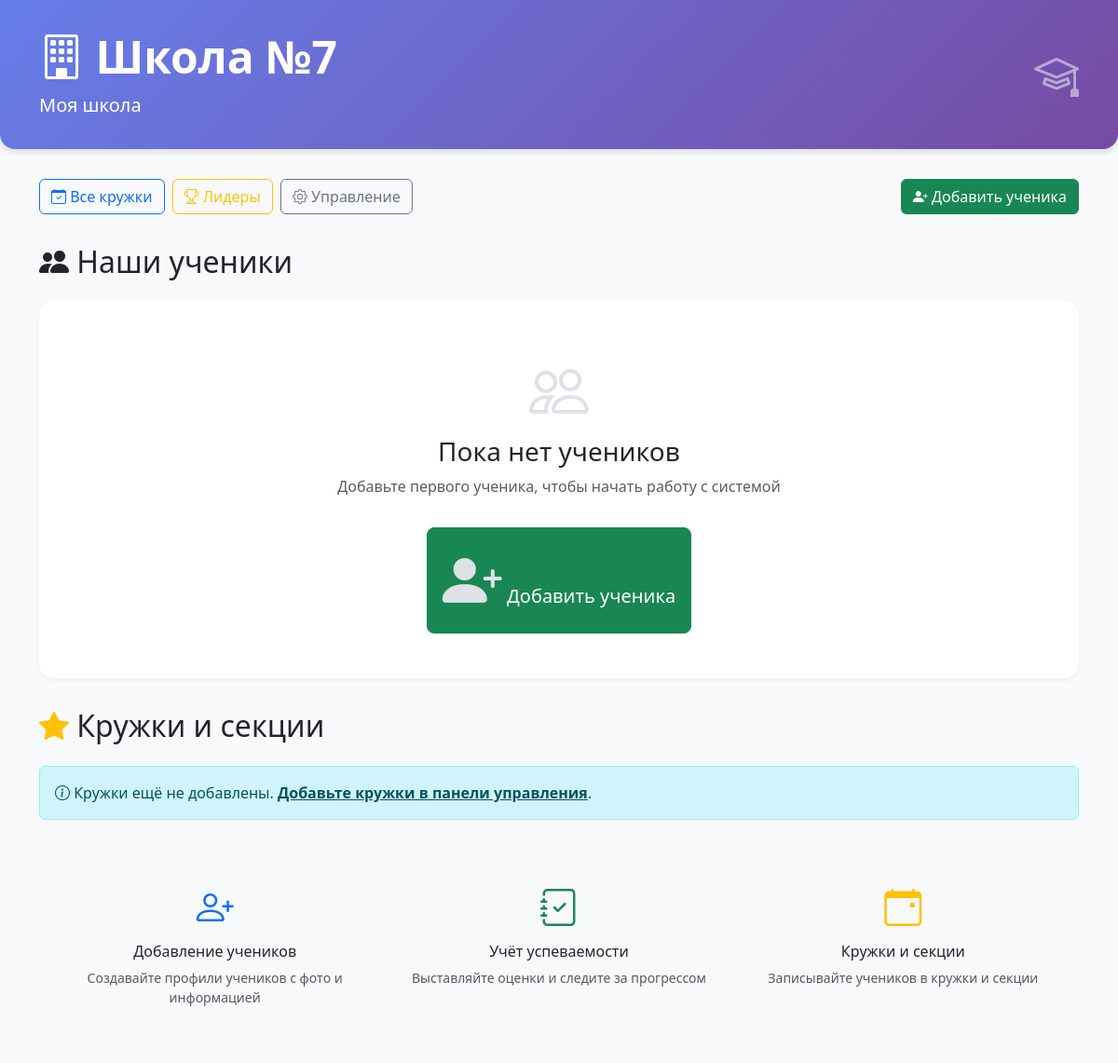
Before: / with the older database file.
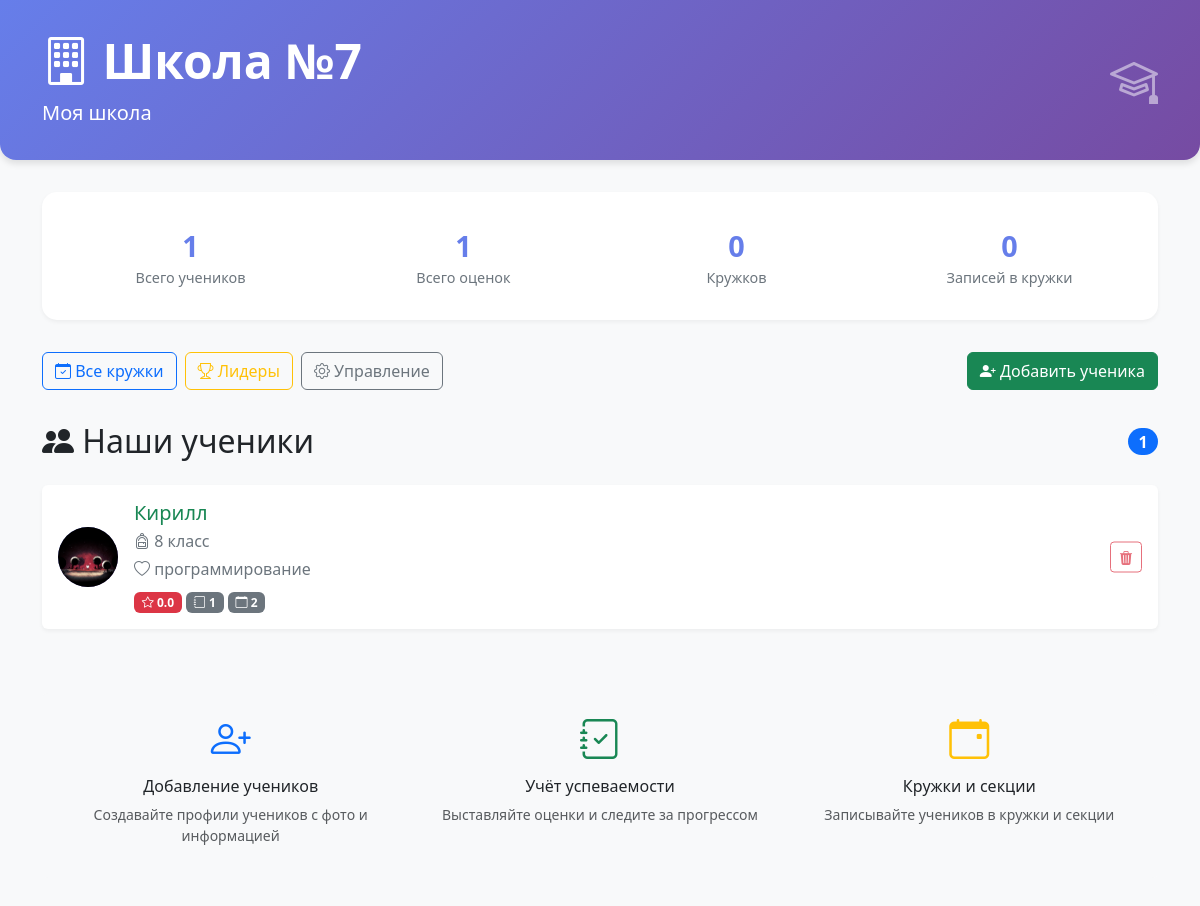
After: the same page with the newer database file.
### database.py (models this page shows)
class StudentDB(Base):
    __tablename__ = "students"
    id = Column(Integer, primary_key=True, index=True)
    name = Column(String, index=True)
    grade = Column(Integer)
    hobby = Column(String)
    avatar = Column(String, nullable=True)
    grades = relationship("GradeDB", back_populates="student", cascade="all, delete-orphan")
    clubs = relationship("ClubDB", secondary="student_clubs", back_populates="students")

### main.py (the view)
@app.get("/", response_class=HTMLResponse)
async def home(request: Request, db: Session = Depends(get_db)):
    students = db.query(StudentDB).all()
    return templates.TemplateResponse(
        "index.html",
        {
            "request": request,
            "students": students,
            "school_name": "Школа №7",
            "title": "Моя школа"
        }
    )

### templates/index.html (shortened to what the changed rows need)
<!DOCTYPE html>
<html lang="ru">
<head>
    <link href="https://cdn.jsdelivr.net/npm/bootstrap@5.3.0/dist/css/bootstrap.min.css" rel="stylesheet">
    <link rel="stylesheet" href="https://cdn.jsdelivr.net/npm/bootstrap-icons@1.11.0/font/bootstrap-icons.css">
</head>
<body>
<div class="school-header">
    <div class="container">
        <div class="d-flex justify-content-between align-items-center">
            <div>
                <h1 class="display-5 fw-bold">
                    <i class="bi bi-building"></i> {{ school_name }}
                </h1>
            </div>
        </div>
    </div>
</div>
<div class="container">
    {% if students %}
    <div class="stats-card">
        <div class="row">
            <div class="col-md-3 col-6">
                <div class="stat-item">
                    <div class="stat-number">{{ students|length }}</div>
                    <div class="stat-label">Всего учеников</div>
                </div>
            </div>
            <div class="col-md-3 col-6">
                <div class="stat-item">
                    <div class="stat-number">
                        {% set grades_list = [] %}
                        {{ grades_list|length }}
                    </div>
                    <div class="stat-label">Всего оценок</div>
                </div>
            </div>
            <div class="col-md-3 col-6">
                <div class="stat-item">
                    <div class="stat-number">{{ clubs|length if clubs else 0 }}</div>
                    <div class="stat-label">Кружков</div>
                </div>
            </div>
            <div class="col-md-3 col-6">
                <div class="stat-item">
                    <div class="stat-number">
                        {% set total_clubs = 0 %}
                        {% for student in students %}
                            {% set total_clubs = total_clubs + student.clubs|length %}
                        {% endfor %}
                        {{ total_clubs }}
                    </div>
                    <div class="stat-label">Записей в кружки</div>
                </div>
            </div>
        </div>
    </div>
    {% endif %}
    <div class="d-flex justify-content-between align-items-center mb-4">
        <div class="btn-actions">
        </div>
        <a href="/add-student-with-avatar" class="btn btn-success">
        </a>
    </div>
    <div class="section-title">
        <h2 class="mb-0">
            <i class="bi bi-people-fill"></i> Наши ученики
        </h2>
        {% if students %}
        <span class="badge bg-primary rounded-pill fs-6">{{ students|length }}</span>
        {% endif %}
    </div>
    {% if students %}
        <div class="row g-3 mb-4">
            {% for student in students %}
            <div class="col-12">
                <div class="card student-card">
                    <a href="/student/{{ student.name }}" class="student-link">
                        <div class="card-body d-flex align-items-center gap-3">
                            <div class="avatar-circle">
                                {% if student.avatar %}
                                    <img src="{{ student.avatar }}" alt="{{ student.name }}">
                                {% else %}
                                    {{ student.name[0]|upper }}
                                {% endif %}
                            </div>
                            <div class="flex-grow-1">
                                <h5 class="card-title mb-1 text-success">{{ student.name }}</h5>
                                <p class="card-text text-secondary mb-1">
                                    <i class="bi bi-backpack"></i> {{ student.grade }} класс
                                </p>
                                <p class="card-text text-secondary mb-0">
                                    <i class="bi bi-heart"></i> {{ student.hobby }}
                                </p>
                                <div class="mt-2">
                                    {% if student.grades %}
                                        {% set avg = 0 %}
                                        {% for grade in student.grades %}
                                            {% set avg = avg + grade.score %}
                                        {% endfor %}
                                        {% set avg = avg / student.grades|length %}
                                        <span class="badge
                                            {% if avg >= 4.5 %}bg-success
                                            {% elif avg >= 4 %}bg-info
                                            {% elif avg >= 3 %}bg-warning
                                            {% else %}bg-danger{% endif %}">
                                            <i class="bi bi-star"></i> {{ "%.1f"|format(avg) }}
                                        </span>
                                    {% endif %}
                                    <span class="badge bg-secondary">
                                        <i class="bi bi-journal"></i> {{ student.grades|length }}
                                    </span>
                                    <span class="badge bg-secondary">
                                        <i class="bi bi-calendar"></i> {{ student.clubs|length }}
                                    </span>
                                </div>
                            </div>
                        </div>
                    </a>
                    <button class="btn btn-outline-danger btn-sm delete-btn"
                            onclick="confirmDelete('{{ student.name }}')"
                            title="Удалить ученика">
                        <i class="bi bi-trash3-fill"></i>
                    </button>
                </div>
            </div>
            {% endfor %}
        </div>
    {% else %}
        <div class="empty-state">
            <i class="bi bi-people"></i>
            <h3>Пока нет учеников</h3>
            <p class="text-muted">Добавьте первого ученика, чтобы начать работу с системой</p>
            <a href="/add-student-with-avatar" class="btn btn-success btn-lg mt-3">
                <i class="bi bi-person-plus-fill"></i> Добавить ученика
            </a>
        </div>
    {% endif %}
    {% if clubs %}
    <div class="section-title">
        <h2 class="mb-0">
            <i class="bi bi-star-fill text-warning"></i> Кружки и секции
        </h2>
        <div>
            <a href="/clubs" class="btn btn-sm btn-outline-secondary me-2">
                Все кружки <i class="bi bi-arrow-right"></i>
            </a>
            <a href="/admin/clubs" class="btn btn-sm btn-outline-secondary">
                <i class="bi bi-gear"></i> Управление
            </a>
        </div>
    </div>
    <div class="row g-3 mb-4">
        {% for club in clubs[:6] %}
        <div class="col-md-4 col-sm-6">
            <div class="card club-card h-100">
                <div class="card-body">
                    <div class="d-flex align-items-start">
                        <div class="club-icon me-3">
                            {% if "Баскетбол" in club.name or "баскетбол" in club.name %}🏀
                            {% elif "Изо" in club.name or "Рисование" in club.name %}🎨
                            {% elif "Робот" in club.name %}🤖
                            {% elif "Театр" in club.name or "театр" in club.name %}🎭
                            {% elif "Гитара" in club.name or "музык" in club.name %}🎸
                            {% elif "Фото" in club.name %}📸
                            {% elif "Английский" in club.name or "англ" in club.name %}🗣️
                            {% elif "Математи" in club.name %}🧮
                            {% elif "Химик" in club.name or "хими" in club.name %}🔬
                            {% elif "Танц" in club.name or "Хореограф" in club.name %}💃
                            {% elif "Шахматы" in club.name or "шахмат" in club.name %}♟️
                            {% elif "Вокал" in club.name or "Хор" in club.name %}🎤
                            {% elif "Волейбол" in club.name or "волейбол" in club.name %}🏐
                            {% elif "Программ" in club.name %}💻
                            {% elif "Литератур" in club.name %}📚
                            {% elif "Спорт" in club.name %}⚽
                            {% else %}🎯{% endif %}
                        </div>
                        <div class="flex-grow-1">
                            <h6 class="card-title mb-1">{{ club.name }}</h6>
                            <p class="card-text small text-muted mb-1">
                                <i class="bi bi-person"></i> {{ club.teacher }}
                            </p>
                            <p class="card-text small text-muted mb-0">
                                <i class="bi bi-door-open"></i> {{ club.room }}
                                {% if club.schedule %}
                                <br><i class="bi bi-clock"></i> {{ club.schedule }}
                                {% endif %}
                            </p>
                        </div>
                    </div>
                </div>
            </div>
        </div>
        {% endfor %}
    </div>
    {% elif not students %}
        <div class="section-title">
            <h2 class="mb-0">
                <i class="bi bi-star-fill text-warning"></i> Кружки и секции
            </h2>
        </div>
        <div class="alert alert-info">
            <i class="bi bi-info-circle"></i> Кружки ещё не добавлены.
            <a href="/admin/clubs" class="alert-link">Добавьте кружки в панели управления</a>.
        </div>
    {% endif %}
    <div class="row mt-5">
        <div class="col-12">
        </div>
    </div>
</div>
</body>
</html>

Changed rows visible on the page:
added StudentDB: avatar (picture), name "Кирилл", grade "8", hobby "программирование", avg "0.0", grades|length "1", clubs|length "2"
Other visible differences:
{{ students|length }}: (not shown) → "1"
{{ grades_list|length }}: (not shown) → "1"
{{ clubs|length if clubs else 0 }}: (not shown) → "0"
{{ total_clubs }}: (not shown) → "0"
text no longer shown: "Пока нет учеников Добавьте первого ученика, чтобы начать работу с системой Добавить ученика Кружки и секции Кружки ещё не добавлены. Добавьте кружки в панели управления ."
text now shown: "Всего учеников Всего оценок Кружков Записей в кружки"
